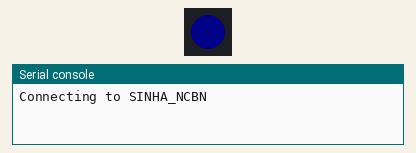
This program was run on a simulated CircuitPython board. On the bench: 1 RGB LEDs in strip order, left to right, the last lines printed to the serial console. Dim RGB values are drawn brighter than linear.

Above: at 0.1 s.
At 1.6 s:
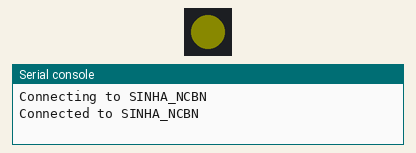
Timing chart, 0 to 3.1 s (numbered marks = the images above):
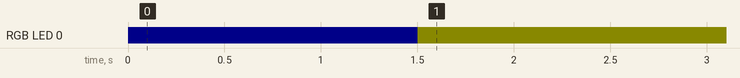

Measured:
- by itself, RGB LED 0: off → RGB(0, 0, 10) at 0.00 s, → RGB(10, 10, 0) 1.5 s later

The program:

simple_http_server.py
```python
import os
import neopixel
import socketpool
import wifi
import board
import mdns
from adafruit_httpserver import Server, Request, Response, GET, POST, JSONResponse
import microcontroller

ssid = "SINHA_NCBN"
password = "19061969"
pixel_pin = board.NEOPIXEL
num_pixels = 1
current_color = (0, 0, 100)

pixel = neopixel.NeoPixel(pixel_pin, num_pixels, brightness=0.1)
pixel.fill(current_color)

print("Connecting to", ssid)
wifi.radio.connect(ssid, password)
print("Connected to", ssid)

current_color = (100, 100, 0)
pixel.fill(current_color)

mdns_server = mdns.Server(wifi.radio)
mdns_server.hostname = "esp32s3"
mdns_server.advertise_service(service_type="_http", protocol="_tcp", port=80)


pool = socketpool.SocketPool(wifi.radio)
server = Server(pool, "/static", debug=True)


@server.route("/")
def base(request: Request):
    """
    Serve a default static plain text message.
    """
    data = {
        "temperature": microcontroller.cpu.temperature,
        "frequency": microcontroller.cpu.frequency,
        "voltage": microcontroller.cpu.voltage,
        "Current Led Color": current_color,
    }

    return JSONResponse(request, data)


@server.route("/change-neopixel-color/<r>/<g>/<b>", GET)
def change_neopixel_color_handler_url_params(
    request: Request, r: str = "0", g: str = "0", b: str = "0"
):
    """Changes the color of the built-in NeoPixel using URL params."""

    # e.g. /change-neopixel-color/255/0/0
    global current_color

    pixel.fill((int(r), int(g), int(b)))

    curpix = ",".join(map(str, current_color))
    print(curpix)

    res = f"Previous NeoPixel Color : ({curpix}) \nChanged NeoPixel to color : ({r}, {g}, {b})"

    current_color = (int(r), int(g), int(b))

    return Response(request, res)


server.serve_forever(str(wifi.radio.ipv4_address))
```
